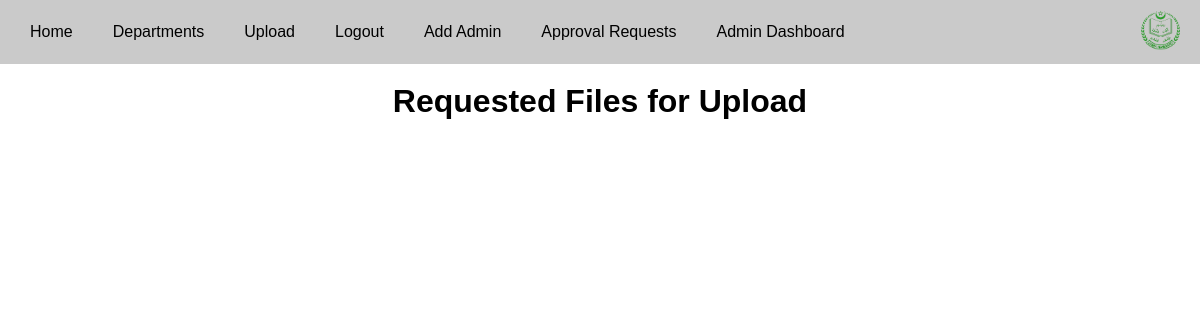
/admin/requests (signed in), run on an earlier commit of the app's database.
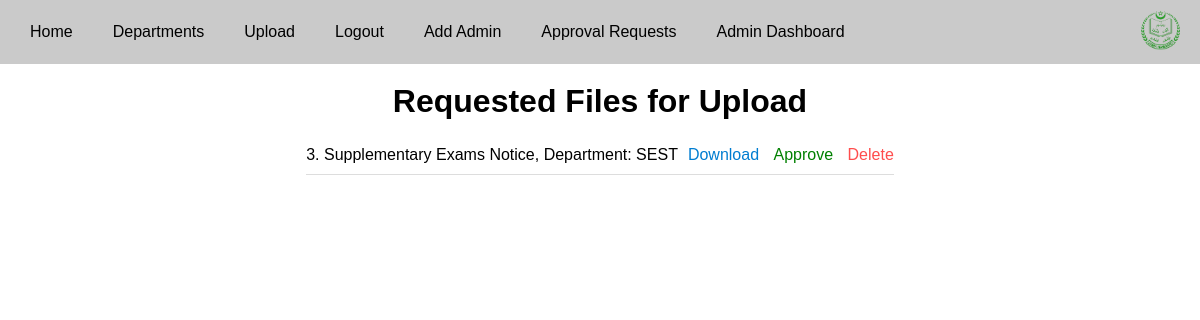
And on a later commit of the database.
### website/models.py (models this page shows)
class File(db.Model):
    id = db.Column(db.Integer(),primary_key=True)
    file_name = db.Column(db.String(200))
    file_path = db.Column(db.String(50))
    dept = db.Column(db.String(100))
    file_status = db.Column(db.Boolean(), default=False)
    user_id = db.Column(db.Integer(), db.ForeignKey('user.id'))
    user = db.relationship('User', back_populates='files')

### website/admin.py (the view)
@login_required
@admin_.route('/requests')
def file_requests():
    if not current_user.is_authenticated:
            flash("You do not have the permissions!")
            return redirect(url_for('views.home'))
    files=File.query.all()
    return render_template('request.html', files=files)

### website/__init__.py (called while the page is built)
def create_app():
    app = Flask(__name__)
    app.config['SECRET_KEY'] = key
    app.config['UPLOAD_FOLDER'] = UPLOAD_FOLDER
    app.config['SQLALCHEMY_DATABASE_URI'] = f"sqlite:///{DB_NAME}"
    db.init_app(app)
    '''
    checks if the /static/upload folder exists, if not then creates one
    solved my issue of "file not found" when uploading
    '''
    if not path.exists(UPLOAD_FOLDER):
        makedirs(UPLOAD_FOLDER)
    from .views import views
    from .admin import admin_
    app.register_blueprint(views, url_prefix='/')
    app.register_blueprint(admin_, url_prefix='/admin')
    create_database(app)
    login_manager = LoginManager()
    login_manager.login_view = "admin_.login"
    login_manager.init_app(app)
    @login_manager.user_loader
    def load_user(id):
        from .models import User
        return User.query.get(int(id))
    return app

### website/templates/request.html (shortened to what this page needs)
{% extends "base.html" %}
{%block content%}
<div class="container">
    <div class="intro-div">
        <h1>Requested Files for Upload</h1>
    </div>
    <br>
    <div class="card-container">
        {% if files %}
            {% for file in files %}
                {% if file.file_status == False %}
                    <div class="file-container">
                        <div class="file-details">
                            <span>{{ file.id }}. {{ file.file_name }}, Department: {{ file.dept }}</span>
                            <div>
                                <a href="{{ url_for('static', filename='uploads/' ~ file.file_path) }}" download class="download-link">Download</a>
                                <a href="{{ url_for('admin_.file_approve', file_id=file.id) }}" class="approve-link">Approve</a>
                                <a href="{{ url_for('admin_.delete_file', file_id=file.id) }}" class="delete-link">Delete</a>
                            </div>
                        </div>
                    </div>
                {% endif %}
            {% endfor %}
        {% else %}
            <br>
            <h3>No file uploaded, <a href="/upload">upload something</a>!</h3>
        {% endif %}
</div>
{%endblock%}

### website/templates/base.html (shortened to what this page needs)
<!DOCTYPE html>
<html lang="en">
<head>
    <link rel="stylesheet" href="../static/style.css">
</head>
<body>
    <nav class="navbar">
        <div class="navbar-container">
            <ul class="navbar-links">
                <li><a href="/">Home</a></li>
                <li><a href="/departments">Departments</a></li>
                <li><a href="/upload">Upload</a></li>
                {% if current_user.is_authenticated %}
                <li><a href="{{ url_for('admin_.logout') }}">Logout</a></li>
                <li><a href="{{ url_for('admin_.signup') }}">Add Admin</a></li>
                <li><a href="{{ url_for('admin_.file_requests') }}">Approval Requests</a></li>
                <li><a href="{{ url_for('admin_.admin_dashboard') }}">Admin Dashboard</a></li>
                {% else %}
                <li><a href="/admin/login">Admin Login</a></li>
                {% endif %}
            </ul>
            <div class="navbar-logo">
                <img src="../static/logo.png" alt="logo">
            </div>
        </div>
    </nav>
    {%block content%} {%endblock%}
</body>
</html>

### website/static/style.css (style rules this page uses)
* { margin: 0; padding: 0; box-sizing: border-box; }
body { font-family: Arial, sans-serif; }
.navbar { background-color: #cacaca; padding: 10px 20px; }
.navbar-container { display: flex; justify-content: space-between; align-items: center; }
.navbar-links { list-style-type: none; display: flex; gap: 20px; }
.navbar-links li { display: inline; }
.navbar-links a { color: rgb(0, 0, 0); text-decoration: none; padding: 10px; }
.navbar-logo img { height: 40px; }
.intro-div { text-align: center; line-height: 34px; }
.container { padding: 20px; max-width: 1200px; margin: 0 auto; }
.card-container { display: flex; flex-wrap: wrap; gap: 20px; justify-content: center; }
.file-container { margin-bottom: 20px; }
.file-details { display: flex; align-items: center; justify-content: space-between; border-bottom: 1px solid #ddd; padding: 10px 0; }
.approve-link { color: green; text-decoration: none; margin-left: 10px; }
.delete-link { color: red; text-decoration: none; margin-left: 10px; }
.download-link { color: rgb(0, 125, 209); text-decoration: none; margin-left: 10px; }
.delete-link { color: #ff4d4d; }

What changed in the data, as far as the page shows it:
added File: id "3", file_name "Supplementary Exams Notice", dept "SEST"
